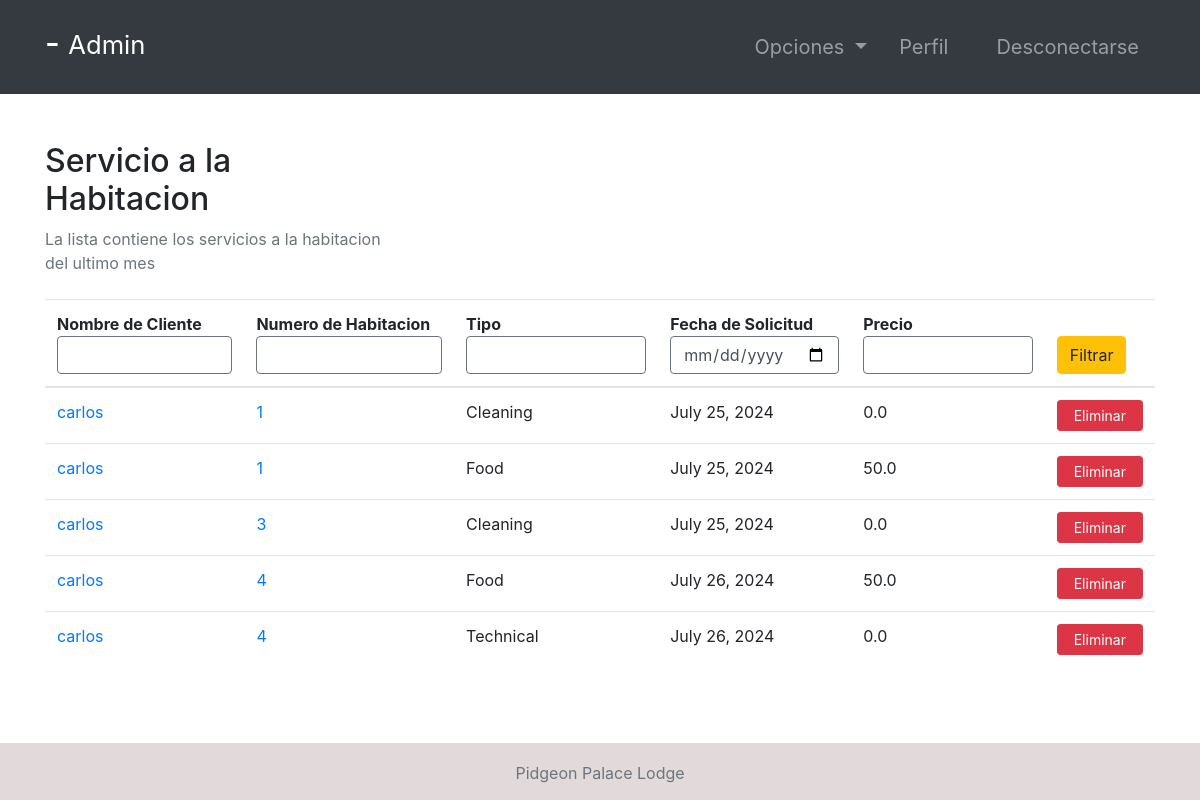
/room-services/ (signed in), run on the app's committed database.
### room/models.py (models this page shows, shortened)
class RoomServices(models.Model):
    SERVICES_TYPES = (
        ('Food', 'Food'),
        ('Cleaning', 'Cleaning'),
        ('Technical', 'Technical'),
    )
    curBooking = models.ForeignKey(
        Booking,   null=True, on_delete=models.CASCADE)
    room = models.ForeignKey(Room, on_delete=models.CASCADE)
    createdDate = models.DateField(default=timezone.now)
    servicesType = models.CharField(max_length=20, choices=SERVICES_TYPES)
    price = models.FloatField()

class Booking(models.Model):
    roomNumber = models.ForeignKey(Room, on_delete=models.CASCADE)
    guest = models.ForeignKey(Guest, null=True, on_delete=models.CASCADE)
    dateOfReservation = models.DateField(default=timezone.now)
    startDate = models.DateField()
    endDate = models.DateField()

class Room(models.Model):
    ROOM_TYPES = (
        ('King', 'King'),
        ('Luxury', 'Luxury'),
        ('Normal', 'Normal'),
        ('Economic', 'Economic'),
    )
    number = models.IntegerField(primary_key=True)
    capacity = models.SmallIntegerField()
    numberOfBeds = models.SmallIntegerField()
    roomType = models.CharField(max_length=20, choices=ROOM_TYPES)
    price = models.FloatField()
    statusStartDate = models.DateField(null=True)
    statusEndDate = models.DateField(null=True)

### accounts/models.py (models this page shows, shortened)
class Guest(models.Model):
    user = models.OneToOneField(User, null=True, on_delete=models.CASCADE)
    phoneNumber = PhoneNumberField(unique=True)

### room/views.py (the view)
# urls.py: path('room-services/', room_services, name="room-services"),
@ login_required(login_url='login')
def room_services(request):
    role = str(request.user.groups.all()[0])
    path = role + "/"
    room_services = RoomServices.objects.all()
    context = {
        "role": role,
        "room_services": room_services
    }
    return render(request, path + "room-services.html", context)

### Templates/admin/room-services.html
{% extends '../index.html' %}
{% block context %}
{% include '../common_pages/room-services.html' %}
{% endblock %}

### Templates/incs/nav.html (shortened to what this page needs)
<nav class="navbar navbar-dark bg-dark navbar-expand-lg py-3 " role="navigation">
    <div class="container">
        <a href="" class="navbar-brand">
            <h2 class="text-capitalize">
                {{ request.user.first_name }} {{ request.user.last_name }} -
                <small>
                    {{ role }}
                </small>
            </h2>
        </a>
        <div class="collapse navbar-collapse" id="navbarTags">
            <ul class="navbar-nav ml-auto">
                <li class="nav-item dropdown p-2">
                    <a class="nav-link dropdown-toggle" href="#" id="navbarDropdown" role="button"
                        data-toggle="dropdown" aria-haspopup="true" aria-expanded="false">
                        Opciones
                    </a>
                </li>
                <li class="nav-item mr-3 p-2">
                    {% if role == 'staff' or role == 'receptionist' or role == 'admin' or role == 'manager' %}
                    <a href="{% url 'employee-profile' user.id %}" class="nav-link">Perfil</a>
                    {% endif %}
                </li>
                <li class="nav-item p-2 ">
                    <a href="{% url 'logout' %}" class="nav-link">Desconectarse</a>
                </li>
            </ul>
        </div>
    </div>
</nav>

### Templates/common_pages/room-services.html (shortened to what this page needs)
<div class="container py-5">
    <div class="table-responsive">
        <div class="table-header row">
            <div class="col-sm-12 col-md-12 col-lg-4 mb-4">
                <h2>Servicio a la Habitacion</h2>
                <span class="text-muted">La lista contiene los servicios a la habitacion del ultimo mes</span>
            </div>
        </div>
        <table class="table table-hover">
            <thead>
                <tr>
                    <form action="" method="POST">
                        <th>Nombre de Cliente<input type="text" class="form-control border border-secondary"></th>
                        <th>Numero de Habitacion<input type="text" class="form-control border border-secondary"></th>
                        <th>Tipo<input type="text" class="form-control border border-secondary"></th>
                        <th>Fecha de Solicitud<input type="date" class="form-control border border-secondary"></th>
                        <th>Precio<input type="text" class="form-control border border-secondary"></th>
                        <th><button type="submit" class="btn btn-warning">Filtrar</button></th>
                    </form>
                </tr>
            </thead>
            <tbody>
                {% for rs in room_services %}
                <tr>
                    <td><a
                            href="{% url 'guest-profile' rs.curBooking.guest.user.id %}">{{rs.curBooking.guest.user.first_name}}</a>
                    </td>
                    <td><a href="{% url 'room-profile' rs.room.number }">{{rs.room.number}}</a></td>
                    <td>{{rs.servicesType}}</td>
                    <td>{{rs.createdDate}}</td>
                    <td>{{rs.price}}</td>
                    <td> <a href="" class="btn btn-sm btn-danger px-3">Eliminar</a></td>
                </tr>
            </tbody>
        </table>
    </div>
</div>

### static/css/main.css (style rules this page uses)
* { margin: 0; padding: 0; -webkit-font-smoothing: antialiased; }
body { position: relative; }
nav .nav-item { font-size: 20px; }

### data on the page
RoomServices: curBooking.guest.user.first_name "carlos", room.number "1", servicesType "Cleaning", createdDate "July 25, 2024", price "0.0"
RoomServices: curBooking.guest.user.first_name "carlos", room.number "1", servicesType "Food", createdDate "July 25, 2024", price "50.0"
RoomServices: curBooking.guest.user.first_name "carlos", room.number "3", servicesType "Cleaning", createdDate "July 25, 2024", price "0.0"
RoomServices: curBooking.guest.user.first_name "carlos", room.number "4", servicesType "Food", createdDate "July 26, 2024", price "50.0"
RoomServices: curBooking.guest.user.first_name "carlos", room.number "4", servicesType "Technical", createdDate "July 26, 2024", price "0.0"

### other printed values
{{ role }} "Admin"
